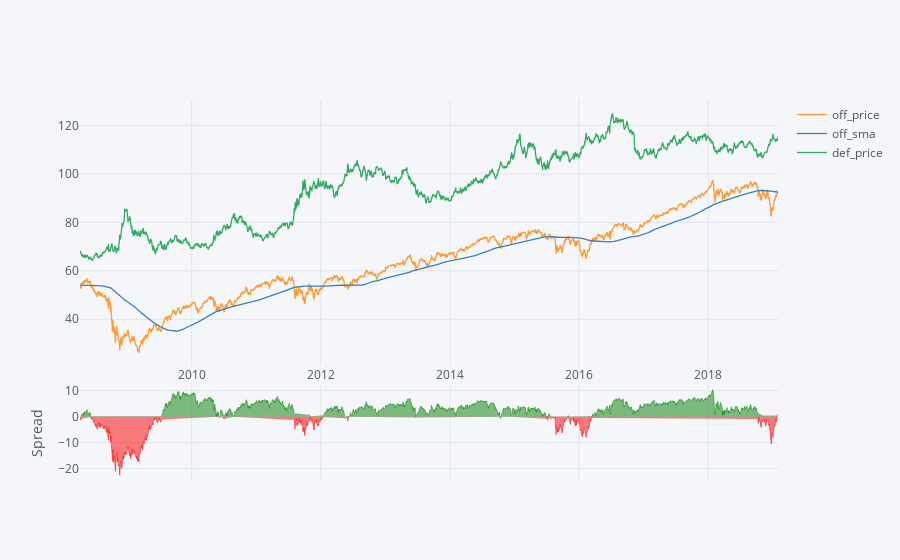

The notebook cell saved with this chart:
### Markdown cell above
## Plot our data so far
We can see below that the moving-average signal would have dodged some of the pain in 2009. It also would have created some whipsaws in 2011 and 2015, which is the risk of this strategy.

### Code cell
strategy_df[["off_price", "off_sma", "def_price"]].iplot(kind="spread")

### Figure 1 — Plotly figure (JSON) as saved in the notebook; plotly's stock layout.template omitted (floating-point values rounded to 4 significant figures; data arrays with more than 128 entries replaced by an {"elided": "..."} marker saying what was removed)
{"data": [{"line": {"color": "rgba(255, 153, 51, 1.0)", "dash": "solid", "shape": "linear", "width": 1.3}, "mode": "lines", "name": "off_price", "text": "", "type": "scatter", "uid": "4f663436-21aa-4c24-89e1-1aca8f35fbc1", "x": {"elided": "2723 str values"}, "y": {"elided": "2723 float values"}}, {"line": {"color": "rgba(55, 128, 191, 1.0)", "dash": "solid", "shape": "linear", "width": 1.3}, "mode": "lines", "name": "off_sma", "text": "", "type": "scatter", "uid": "de57f694-3a0e-4b34-9bb1-f7f64b805fc9", "x": {"elided": "2723 str values"}, "y": {"elided": "2723 float values"}}, {"line": {"color": "rgba(50, 171, 96, 1.0)", "dash": "solid", "shape": "linear", "width": 1.3}, "mode": "lines", "name": "def_price", "text": "", "type": "scatter", "uid": "ae8b8ff0-0863-46f1-b1c1-633fadf0f792", "x": {"elided": "2723 str values"}, "y": {"elided": "2723 float values"}}, {"connectgaps": false, "fill": "tozeroy", "line": {"color": "green", "dash": "solid", "shape": "linear", "width": 0.5}, "mode": "lines", "name": "Spread", "showlegend": false, "type": "scatter", "uid": "e5551c27-d3ac-473a-bf26-c698b6b3bb9a", "x": {"elided": "2723 str values"}, "xaxis": "x2", "y": {"elided": "2723 mixed values"}, "yaxis": "y2"}, {"connectgaps": false, "fill": "tozeroy", "line": {"color": "red", "dash": "solid", "shape": "linear", "width": 0.5}, "mode": "lines", "name": "Spread", "showlegend": false, "type": "scatter", "uid": "34f8f6d9-5a97-476d-91ca-2b5b56090a4d", "x": {"elided": "2723 str values"}, "xaxis": "x2", "y": {"elided": "2723 mixed values"}, "yaxis": "y2"}], "layout": {"autosize": true, "hovermode": "x", "legend": {"bgcolor": "#F5F6F9", "font": {"color": "#4D5663"}}, "paper_bgcolor": "#F5F6F9", "plot_bgcolor": "#F5F6F9", "title": {"font": {"color": "#4D5663"}}, "xaxis": {"autorange": true, "gridcolor": "#E1E5ED", "range": ["2008-04-09", "2019-01-31"], "showgrid": true, "tickfont": {"color": "#4D5663"}, "title": {"font": {"color": "#4D5663"}, "text": ""}, "type": "date", "zerolinecolor": "#E1E5ED"}, "xaxis2": {"anchor": "y2", "autorange": true, "gridcolor": "#E1E5ED", "range": ["2008-04-09", "2019-01-31"], "showgrid": true, "showticklabels": false, "tickfont": {"color": "#4D5663"}, "title": {"font": {"color": "#4D5663"}, "text": ""}, "type": "date", "zerolinecolor": "#E1E5ED"}, "yaxis": {"autorange": true, "domain": [0.3, 1], "gridcolor": "#E1E5ED", "range": [20.73, 130.5], "showgrid": true, "tickfont": {"color": "#4D5663"}, "title": {"font": {"color": "#4D5663"}, "text": ""}, "type": "linear", "zerolinecolor": "#E1E5ED"}, "yaxis2": {"autorange": true, "domain": [0, 0.25], "gridcolor": "#E1E5ED", "range": [-24.4, 12.19], "showgrid": true, "tickfont": {"color": "#4D5663"}, "title": {"font": {"color": "#4D5663"}, "text": "Spread"}, "type": "linear", "zerolinecolor": "#E1E5ED"}}}
